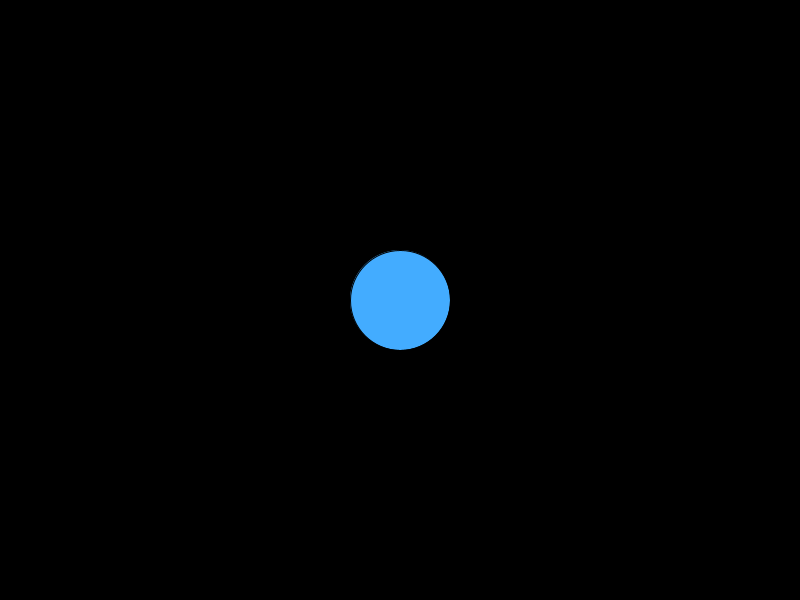
Frame 1 (no input)
Frame 60 (the mouse pressed at the canvas centre just before this capture): identical to frame 1, image omitted
Frame 120 (the mouse held since frame 60 and released just before this capture): identical to frame 1, image omitted

The Processing sketch that drew this single still picture (run headless with seeded random() and noise(); from frame 60 on, the mouse is pressed at the canvas centre):

// Processing sketch: ChangeColorWSpace
// ── ChangeColorWSpace.pde
color[] col = {#43ACFF, #12E0B9, #9274F0, #8BACED, #8BEDA7};
int i = 0;

void setup() {
  size(800, 600);
}

void draw() {
  background(0);

  fill(col[i]);
  circle(400, 300, 100);
}

void keyPressed() {
  if (key == ' ') {
    i = i + 1;
    if (i >= col.length - 1) {
      i = 0;
    }
  }
}
